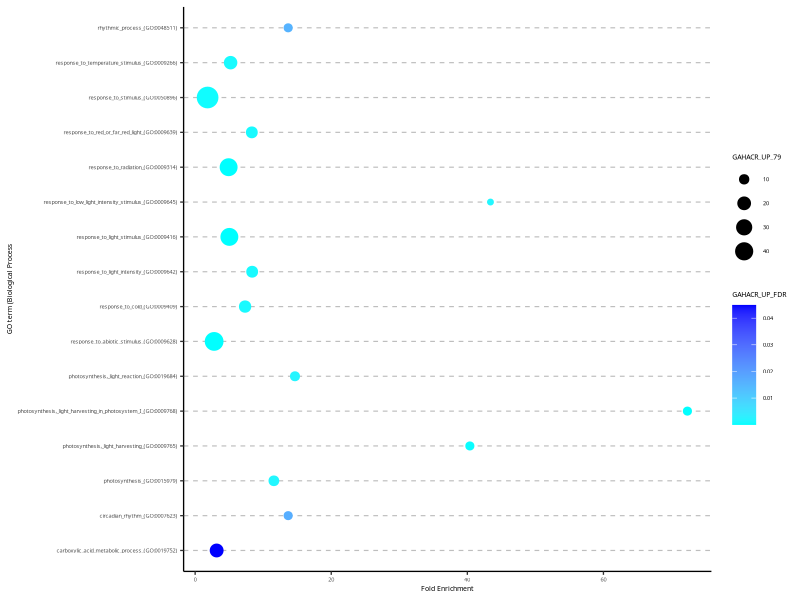
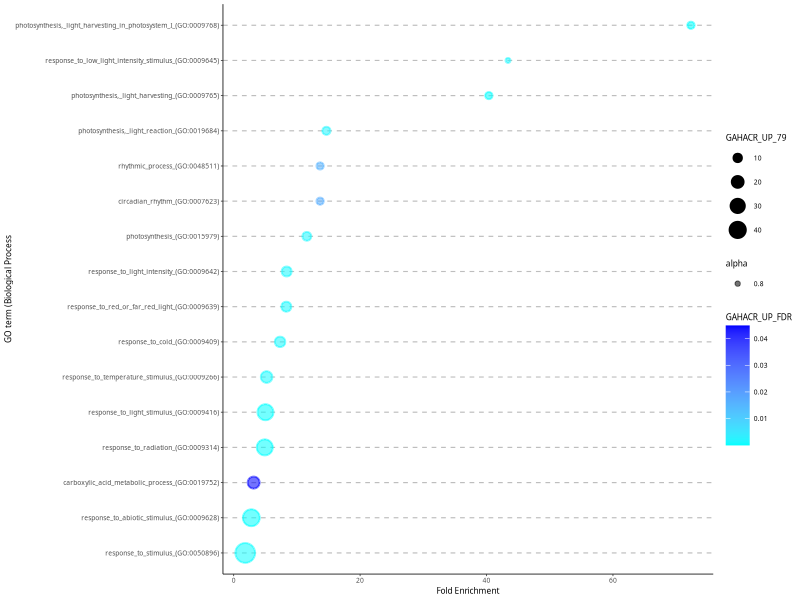
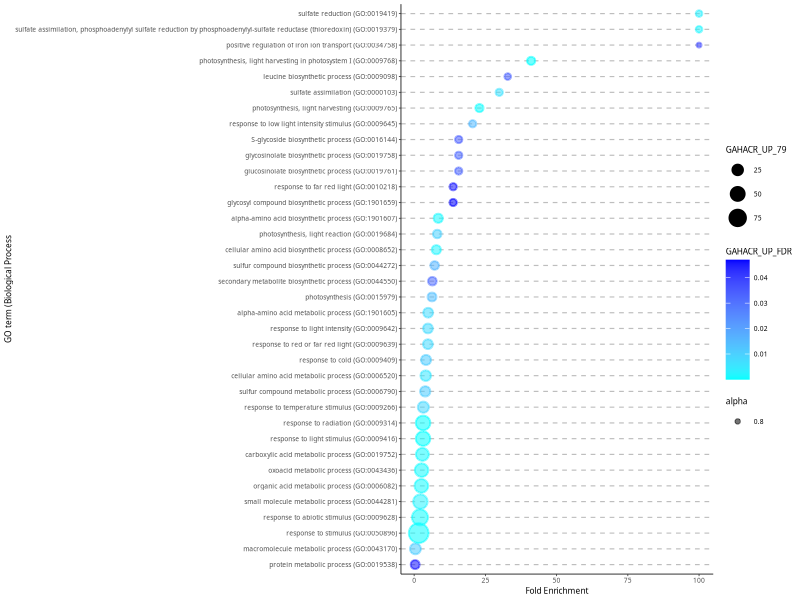
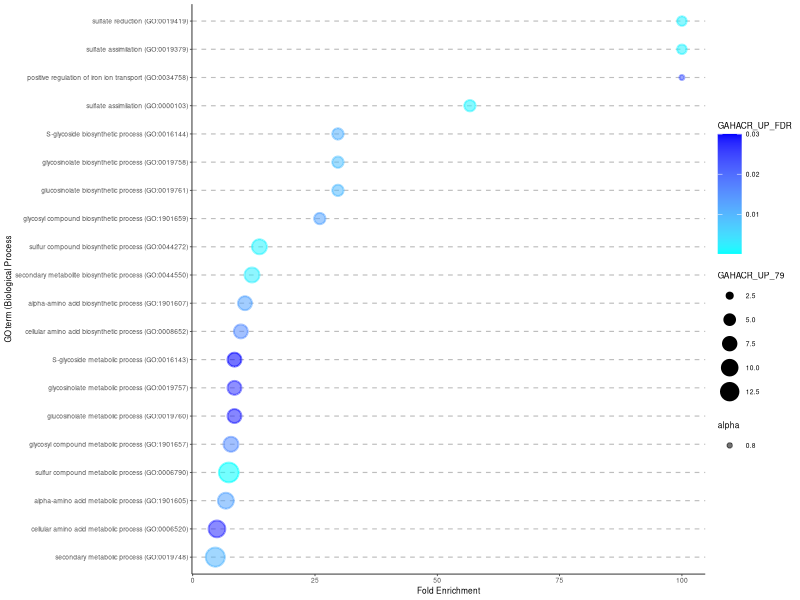
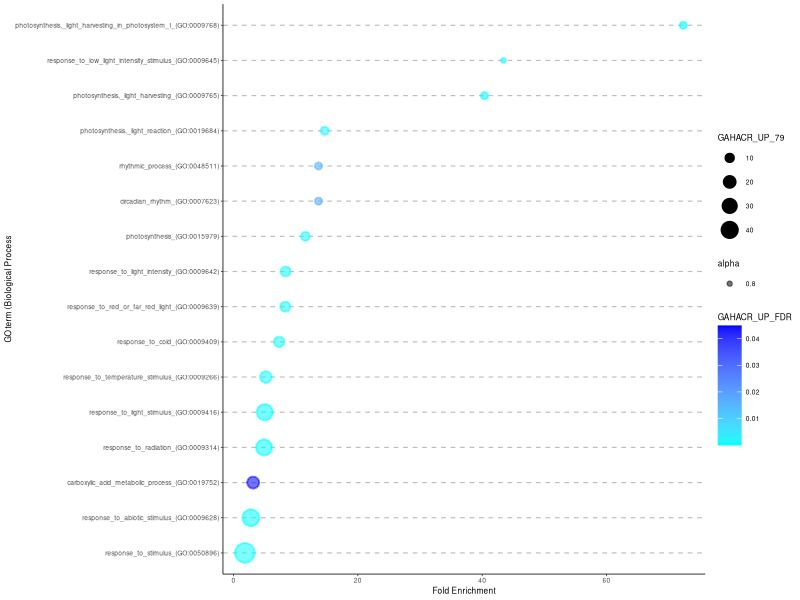
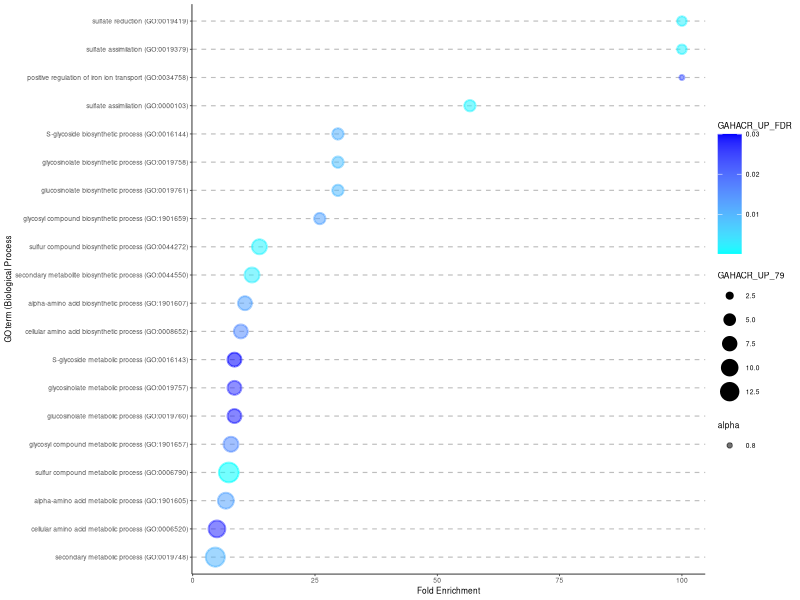

The R source for these figures, in order:
#GO analysis graphing

library(ggplot2)
setwd("~/Documents/UW/nemhauser_lab/GA/RNA-Seq/Sequencing_Data/dge.all/GO_terms")
dat <- read.csv("Up_panther.txt", sep="\t")
dat <- dat[order(dat$GAHACR_UP_fold_Enrichment),]

#dat_bp <- subset(dat, source == "GO:BP")
plot1 <- ggplot(dat, aes(x=GAHACR_UP_fold_Enrichment, y=GOBP))+
  geom_point(aes(size= GAHACR_UP_79, color = GAHACR_UP_FDR, stroke = 1)) +
  #scale_x_continuous(breaks=c(0, 20, 40, 60, 80))+
  ylab('GO term (Biological Process') + 
  xlab('Fold Enrichment') + 
  theme_classic(base_family = 'Arial Bold', base_size = 10)+
  theme(text = element_text(size = 5), 
        panel.grid.major.x = element_blank(), 
        panel.grid.major.y = element_line(size=.4, color="gray", linetype = "dashed")) +
  scale_color_gradient(low="cyan", high="blue")
plot1
  
plot2 <- ggplot(dat, aes(x= GAHACR_UP_fold_Enrichment, y=reorder(GOBP, GAHACR_UP_fold_Enrichment)))+
  geom_point(aes(size= GAHACR_UP_79, color = GAHACR_UP_FDR, stroke = 1, alpha=0.8)) +
  ylab('GO term (Biological Process') + 
  xlab('Fold Enrichment') + 
  theme_classic(base_family = 'Arial Bold', base_size = 6)+
  theme(panel.grid.major.x = element_blank(), 
        panel.grid.major.y = element_line(size=.4, color="gray", linetype = "dashed")) +
  scale_color_gradient(low="cyan", high="blue")
plot2


pdf(file = "~/Documents/UW/nemhauser_lab/GA/RNA-Seq/Sequencing_Data/dge.all/GO_terms/Up_v2_GO.pdf",   # The directory you want to save the file in
    width = 4.7, # The width of the plot in inches
    height = 4) # The height of the plot in inches

# Step 2: Create the plot with R code
ggplot(dat, aes(x= GAHACR_UP_fold_Enrichment, y=reorder(GOBP, GAHACR_UP_fold_Enrichment)))+
  geom_point(aes(size= GAHACR_UP_79, color = GAHACR_UP_FDR, stroke = 1, alpha=0.8)) +
  ylab('GO term (Biological Process') + 
  xlab('Fold Enrichment') + 
  theme_classic(base_size = 6)+
  theme(panel.grid.major.x = element_blank(), 
        panel.grid.major.y = element_line(size=.4, color="gray", linetype = "dashed")) +
  scale_color_gradient(low="cyan", high="blue")

# Step 3: Run dev.off() to create the file!
dev.off()



dat2 <- read.csv("All_Degs_panther.txt", sep="\t")
dat2 <- dat2[order(dat2$GAHACR_UP_fold_Enrichment),]
plot3 <- ggplot(dat2, aes(x= GAHACR_UP_fold_Enrichment, y=reorder(GOBP, GAHACR_UP_fold_Enrichment)))+
  geom_point(aes(size= GAHACR_UP_79, color = GAHACR_UP_FDR, stroke = 1, alpha=0.8)) +
  ylab('GO term (Biological Process') + 
  xlab('Fold Enrichment') + 
  theme_classic(base_family = 'Arial Bold', base_size = 6)+
  theme(panel.grid.major.x = element_blank(), 
        panel.grid.major.y = element_line(size=.4, color="gray", linetype = "dashed")) +
  scale_color_gradient(low="cyan", high="blue")
plot3

dat_down <- read.csv("Down_panther.txt", sep="\t")
dat_down <- dat_down[order(dat_down$GAHACR_UP_fold_Enrichment),]
plot4 <- ggplot(dat_down, aes(x= GAHACR_UP_fold_Enrichment, y=reorder(GOBP, GAHACR_UP_fold_Enrichment)))+
  geom_point(aes(size= GAHACR_UP_79, color = GAHACR_UP_FDR, stroke = 1, alpha=0.8)) +
  ylab('GO term (Biological Process') + 
  xlab('Fold Enrichment') + 
  theme_classic(base_size = 6)+
  theme(panel.grid.major.x = element_blank(), 
        panel.grid.major.y = element_line(size=.4, color="gray", linetype = "dashed")) +
  scale_color_gradient(low="cyan", high="blue")
plot4

pdf(file = "~/Documents/UW/nemhauser_lab/GA/RNA-Seq/Sequencing_Data/dge.all/GO_terms/Down_GO.pdf",   # The directory you want to save the file in
    width = 5, # The width of the plot in inches
    height = 4) # The height of the plot in inches

# Step 2: Create the plot with R code
ggplot(dat_down, aes(x= GAHACR_UP_fold_Enrichment, y=reorder(GOBP, GAHACR_UP_fold_Enrichment)))+
  geom_point(aes(size= GAHACR_UP_79, color = GAHACR_UP_FDR, stroke = 1, alpha=0.8)) +
  ylab('GO term (Biological Process') + 
  xlab('Fold Enrichment') + 
  theme_classic(base_size = 6)+
  theme(panel.grid.major.x = element_blank(), 
        panel.grid.major.y = element_line(size=.4, color="gray", linetype = "dashed")) +
  scale_color_gradient(low="cyan", high="blue")

# Step 3: Run dev.off() to create the file!
dev.off()
